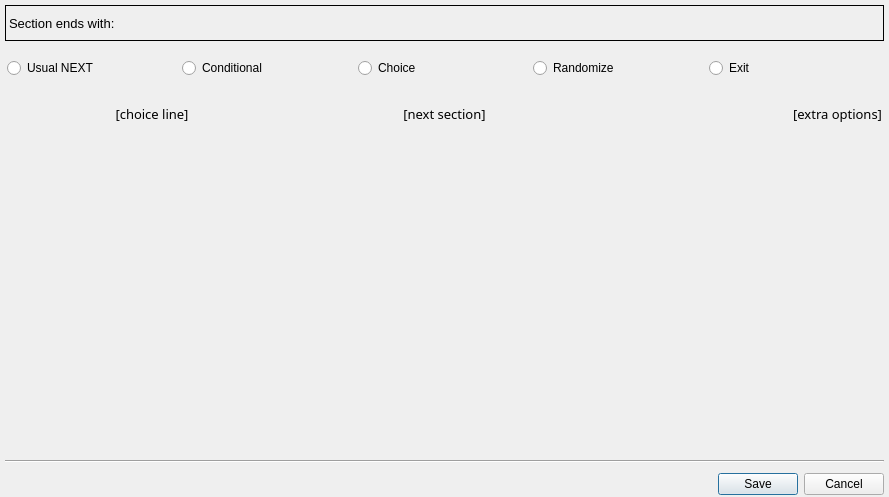
<?xml version="1.0" encoding="UTF-8"?>
<ui version="4.0">
 <class>DialogChangeSection</class>
 <widget class="QDialog" name="DialogChangeSection">
  <property name="geometry">
   <rect>
    <x>0</x>
    <y>0</y>
    <width>889</width>
    <height>497</height>
   </rect>
  </property>
  <property name="windowTitle">
   <string>Dialog</string>
  </property>
  <layout class="QVBoxLayout" name="verticalLayout">
   <property name="spacing">
    <number>10</number>
   </property>
   <property name="sizeConstraint">
    <enum>QLayout::SetDefaultConstraint</enum>
   </property>
   <property name="leftMargin">
    <number>5</number>
   </property>
   <property name="topMargin">
    <number>5</number>
   </property>
   <property name="rightMargin">
    <number>5</number>
   </property>
   <property name="bottomMargin">
    <number>2</number>
   </property>
   <item>
    <widget class="QLabel" name="label">
     <property name="font">
      <font>
       <pointsize>10</pointsize>
      </font>
     </property>
     <property name="frameShape">
      <enum>QFrame::Box</enum>
     </property>
     <property name="frameShadow">
      <enum>QFrame::Plain</enum>
     </property>
     <property name="text">
      <string>Section ends with:</string>
     </property>
    </widget>
   </item>
   <item>
    <widget class="QWidget" name="typeButtons" native="true">
     <layout class="QHBoxLayout" name="horizontalLayout">
      <property name="spacing">
       <number>2</number>
      </property>
      <property name="leftMargin">
       <number>2</number>
      </property>
      <property name="topMargin">
       <number>2</number>
      </property>
      <property name="rightMargin">
       <number>2</number>
      </property>
      <property name="bottomMargin">
       <number>2</number>
      </property>
      <item>
       <widget class="QRadioButton" name="radioButton_5">
        <property name="text">
         <string>Usual NEXT</string>
        </property>
       </widget>
      </item>
      <item>
       <widget class="QRadioButton" name="radioButton">
        <property name="text">
         <string>Conditional</string>
        </property>
       </widget>
      </item>
      <item>
       <widget class="QRadioButton" name="radioButton_2">
        <property name="text">
         <string>Choice</string>
        </property>
       </widget>
      </item>
      <item>
       <widget class="QRadioButton" name="radioButton_3">
        <property name="text">
         <string>Randomize</string>
        </property>
       </widget>
      </item>
      <item>
       <widget class="QRadioButton" name="radioButton_4">
        <property name="text">
         <string>Exit</string>
        </property>
       </widget>
      </item>
     </layout>
    </widget>
   </item>
   <item>
    <widget class="QWidget" name="widgetLabels" native="true">
     <property name="font">
      <font>
       <family>PT Sans</family>
       <pointsize>10</pointsize>
       <italic>false</italic>
      </font>
     </property>
     <layout class="QHBoxLayout" name="horizontalLayout_2">
      <property name="spacing">
       <number>2</number>
      </property>
      <property name="leftMargin">
       <number>2</number>
      </property>
      <property name="topMargin">
       <number>2</number>
      </property>
      <property name="rightMargin">
       <number>2</number>
      </property>
      <property name="bottomMargin">
       <number>2</number>
      </property>
      <item>
       <widget class="QLabel" name="label_3">
        <property name="enabled">
         <bool>true</bool>
        </property>
        <property name="text">
         <string>[choice line]</string>
        </property>
        <property name="alignment">
         <set>Qt::AlignCenter</set>
        </property>
       </widget>
      </item>
      <item>
       <widget class="QLabel" name="label_5">
        <property name="text">
         <string>[next section]</string>
        </property>
        <property name="alignment">
         <set>Qt::AlignCenter</set>
        </property>
       </widget>
      </item>
      <item>
       <widget class="QLabel" name="label_4">
        <property name="text">
         <string>[extra options]</string>
        </property>
        <property name="alignment">
         <set>Qt::AlignRight|Qt::AlignTrailing|Qt::AlignVCenter</set>
        </property>
       </widget>
      </item>
     </layout>
    </widget>
   </item>
   <item>
    <widget class="SocketSettingsForm" name="widget_1" native="true"/>
   </item>
   <item>
    <widget class="SocketSettingsForm" name="widget_2" native="true"/>
   </item>
   <item>
    <widget class="SocketSettingsForm" name="widget_3" native="true"/>
   </item>
   <item>
    <widget class="SocketSettingsForm" name="widget_4" native="true"/>
   </item>
   <item>
    <widget class="SocketSettingsForm" name="widget_5" native="true"/>
   </item>
   <item>
    <widget class="SocketSettingsForm" name="widget_6" native="true"/>
   </item>
   <item>
    <widget class="SocketSettingsForm" name="widge_7" native="true"/>
   </item>
   <item>
    <widget class="Line" name="line_2">
     <property name="orientation">
      <enum>Qt::Horizontal</enum>
     </property>
    </widget>
   </item>
   <item>
    <widget class="QDialogButtonBox" name="buttonBox">
     <property name="orientation">
      <enum>Qt::Horizontal</enum>
     </property>
     <property name="standardButtons">
      <set>QDialogButtonBox::Cancel|QDialogButtonBox::Save</set>
     </property>
     <property name="centerButtons">
      <bool>false</bool>
     </property>
    </widget>
   </item>
  </layout>
 </widget>
 <customwidgets>
  <customwidget>
   <class>SocketSettingsForm</class>
   <extends>QWidget</extends>
   <header>SocketSettingsForm.h</header>
   <container>1</container>
  </customwidget>
 </customwidgets>
 <resources/>
 <connections>
  <connection>
   <sender>buttonBox</sender>
   <signal>accepted()</signal>
   <receiver>DialogChangeSection</receiver>
   <slot>accept()</slot>
   <hints>
    <hint type="sourcelabel">
     <x>248</x>
     <y>254</y>
    </hint>
    <hint type="destinationlabel">
     <x>157</x>
     <y>274</y>
    </hint>
   </hints>
  </connection>
  <connection>
   <sender>buttonBox</sender>
   <signal>rejected()</signal>
   <receiver>DialogChangeSection</receiver>
   <slot>reject()</slot>
   <hints>
    <hint type="sourcelabel">
     <x>316</x>
     <y>260</y>
    </hint>
    <hint type="destinationlabel">
     <x>286</x>
     <y>274</y>
    </hint>
   </hints>
  </connection>
 </connections>
</ui>
